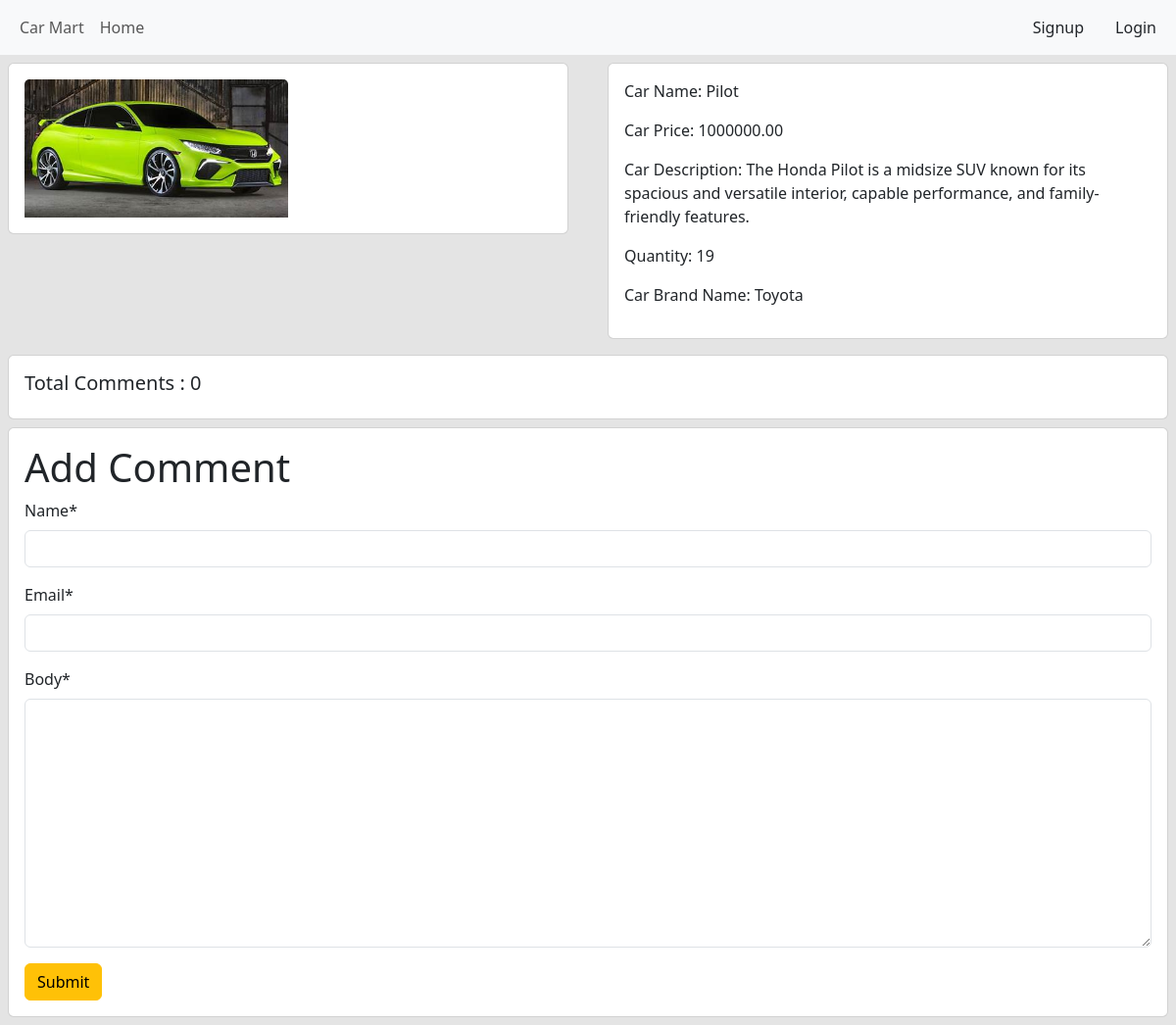
Screenshot of /cars/details/5/ with the database file from the repository.
### car_model/models.py (models this page shows, shortened)
class Car(models.Model):
    brand = models.ForeignKey(Brand, on_delete=models.CASCADE, related_name='cars')
    name = models.CharField(max_length=100)
    description = models.TextField()
    quantity = models.IntegerField(default=0)
    price = models.DecimalField(max_digits=10, decimal_places=2)
    image = models.ImageField(upload_to='car_model/media/uploads/', blank = True, null = True)

### car_brand/models.py (models this page shows, shortened)
class Brand(models.Model):
    name = models.CharField(max_length=100)
    slug=models.SlugField(max_length=100,unique=True,null=True,blank=True)

### car_model/views.py (the view, shortened to what this page needs)
# urls.py: path('details/<int:id>/', views.DetailPostView.as_view(), name='detail_post'),
class DetailPostView(DetailView):
    model = models.Car
    pk_url_kwarg = 'id'
    template_name = 'post_details.html'
    def get_context_data(self, **kwargs):
        context = super().get_context_data(**kwargs)
        post = self.object # post model er object ekhane store korlam
        comments = post.comments.all()
        comment_form = forms.CommentForm()
        context['comments'] = comments
        context['comment_form'] = comment_form
        return context

### car_model/forms.py
class CommentForm(forms.ModelForm):
    class Meta:
        model = Comment
        fields = ['name', 'email', 'body']

### car_model/templates/post_details.html (shortened to what this page needs)
{% extends 'base.html' %}
{% load crispy_forms_tags %}
{% block content %}
<div class="row">
    <div class="col-6">
        <div class="card m-2">
            <div class="card-body">
                <img src="{{car.image.url}}" class="card-img-top" alt="..." style="width:50%;">
            </div>
        </div>
    </div>
    <div class="col-6">
        <div class="card m-2">
            <div class="card-body">
                <p>Car Name: {{car.name}}</p>
                <p>Car Price: {{car.price}}</p>
                <p>Car Description: {{car.description}}</p>
                <p>Quantity: {{car.quantity}}</p>
                <p>Car Brand Name: {{car.brand.name}}</p>
            </div>
        </div>
    </div>
</div>
<div class="card m-2">
    <h5 class="p-3">Total Comments : {{ comments | length}}</h5>
</div>
<div class="card m-2">
    <div class="card-body">
        <form method="post">
            <h1>Add Comment</h1>
            {{comment_form | crispy}}
            <button class="btn btn-warning">Submit</button>
    </div>
</div>
{% endblock %}

### rows the page displays
Car: image (picture), name "Pilot", price "1000000.00", description "The Honda Pilot is a midsize SUV known for its spacious and versatile interior, capable performance, and family-friendly features.", quantity "19", brand.name "Toyota"

### other values shown
{{ comments | length }} "0"
